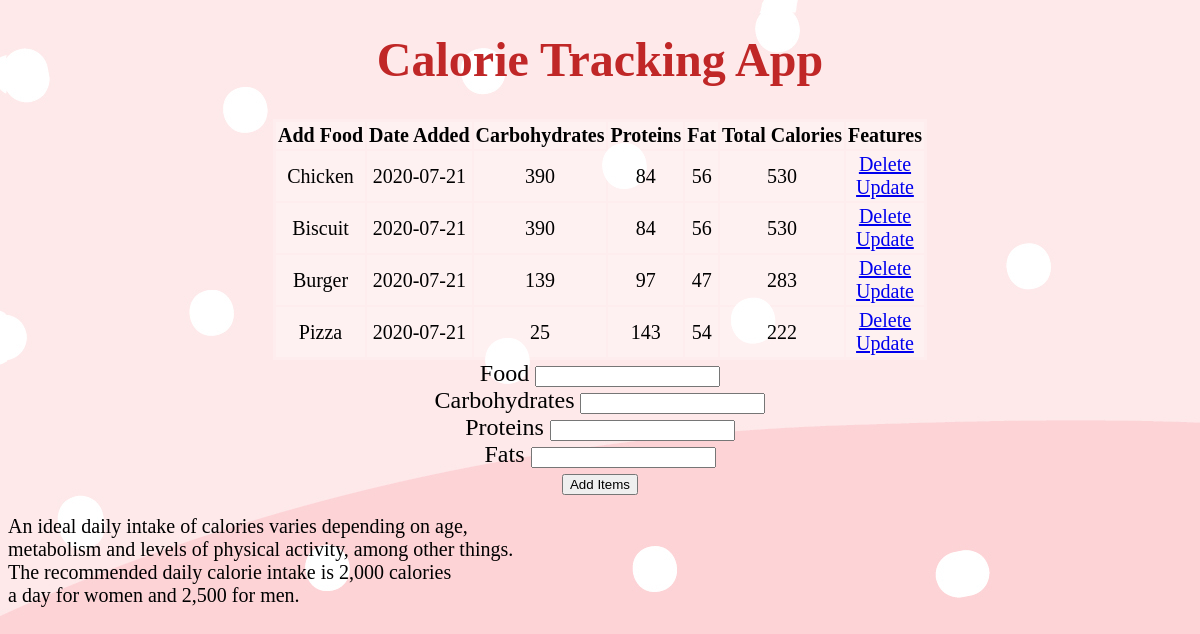
Before: / with the older database file.
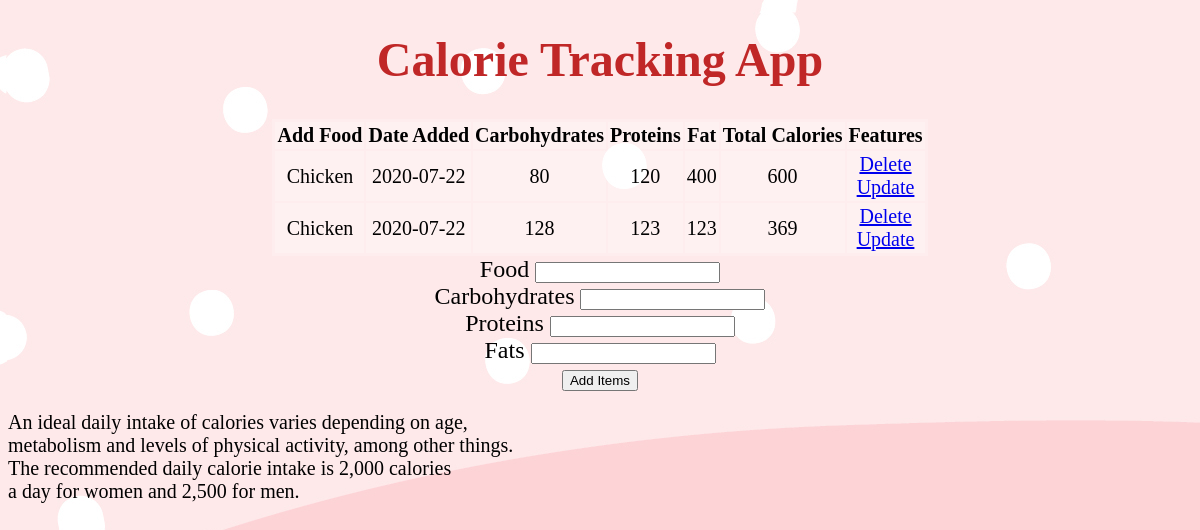
After: the same page with the newer database file.
### app.py (models this page shows, shortened)
class Data(db.Model):
    id = db.Column(db.Integer, primary_key=True)
    content = db.Column(db.String(100), nullable=False)
    date_created = db.Column(db.DateTime, default=datetime.utcnow)
    proteins = db.Column(db.Integer,default = 0)
    carbs = db.Column(db.Integer,default = 0)
    fats = db.Column(db.Integer,default = 0)
    total=db.Column(db.Integer,default = 0)

### app.py (the view)
@app.route("/", methods = ['POST','GET'])
def add():
    if request.method =='POST':
        add_content = request.form.get('add_food')
        add_carbs = int(request.form.get('add_carbs'))
        add_pro = int(request.form['add_pro'])
        add_fat = int(request.form['add_fats'])
        tot = add_carbs+add_pro+add_fat
        new_content = Data(content = add_content,carbs = add_carbs,proteins = add_pro,fats = add_fat,total = tot)
        try:
            db.session.add(new_content)
            db.session.commit()
            return redirect('/')
        except:
            return " Issue with the text"
    else:
        check = Data.query.order_by(Data.date_created).all()
        return render_template('home.html',check = check)

### templates/home.html (shortened to what this page needs)
{%extends 'base.html' %}
{% block body %}
<div class = "content">
    <h1>Calorie Tracking App</h1>
    <table>
        <tr>
            <th> Add Food </th>
            <th> Date Added </th>
            <th> Carbohydrates</th>
            <th> Proteins</th>
            <th> Fat</th>
            <th> Total Calories</th>
            <th> Features </th>
        </tr>
        {% for task in check %}
        <tr>
        <td>{{ task.content }}</td>
        <td>{{ task.date_created.date() }}</td>
        <td>{{task.carbs}}</td>
        <td>{{task.proteins}}</td>
        <td>{{task.fats}}</td>
        <td>{{task.total}}</td>
        <td>
            <a href ="/delete/{{task.id}}">Delete</a>
            <br>
            <a href="/update/{{task.id}}">Update</a>
        </td>
        </tr>
        {% endfor %}
    </table>
    <form action ="/" method="POST">
        <label>Food
            <input type ="text"  name= 'add_food' id ="content"><br>
        </label>
        <label>Carbohydrates
            <input type ="number" name= 'add_carbs' id ="quantity"><br>
        </label>
        <label>Proteins
            <input type ="number" name= 'add_pro' id ="quantity1"><br></label>
        <label>Fats
            <input type ="number" name= 'add_fats' id ="quantity2"><br></label>
        <input type="submit" value="Add Items">
    </form>
    <p> An ideal daily intake of calories varies depending on age,<br>
        metabolism and levels of physical activity, among other things.<br>
        The recommended daily calorie intake is 2,000 calories<br>
        a day for women and 2,500 for men.</p>
</div>
{%endblock%}

### templates/base.html (shortened to what this page needs)
<!DOCTYPE html>
<html lang="en">
<head>
    <link rel = "stylesheet" href="{{ url_for('static',filename ='css/stylesheet.css') }}">
</head>
<body>
    {% block body %}{% endblock %}
</body>
</html>

### static/css/stylesheet.css (style rules this page uses)
body { background-image: url('../images/fru2.jpg') ; background-color: rgba(255, 255, 255, 0.767); text-align: center; color: #c02727; font-size: 24px; font-family: Georgia, 'Times New Roman', Times, serif; }
table, th, td { background-color: #ffffff31; margin-left: auto; margin-right: auto; color: black; font-size: 20px; border: 0.7px solid rgba(0, 0, 0, 0); }
p { text-align: left; color:rgb(0, 0, 0); font-size: 20px; }
label { color: #000; display: flex width: 140px; text-align: right; }

Changed rows visible on the page:
removed Data: content "Biscuit", date_created "2020-07-21", carbs "390", proteins "84", fats "56", total "530"
removed Data: content "Burger", date_created "2020-07-21", carbs "139", proteins "97", fats "47", total "283"
removed Data: content "Pizza", date_created "2020-07-21", carbs "25", proteins "143", fats "54", total "222"
changed Data (number 1 of 2 on the later page): date_created "2020-07-21" → "2020-07-22"; carbs "390" → "80"; proteins "84" → "120"; fats "56" → "400"; total "530" → "600"
added Data: content "Chicken", date_created "2020-07-22", carbs "128", proteins "123", fats "123", total "369"
